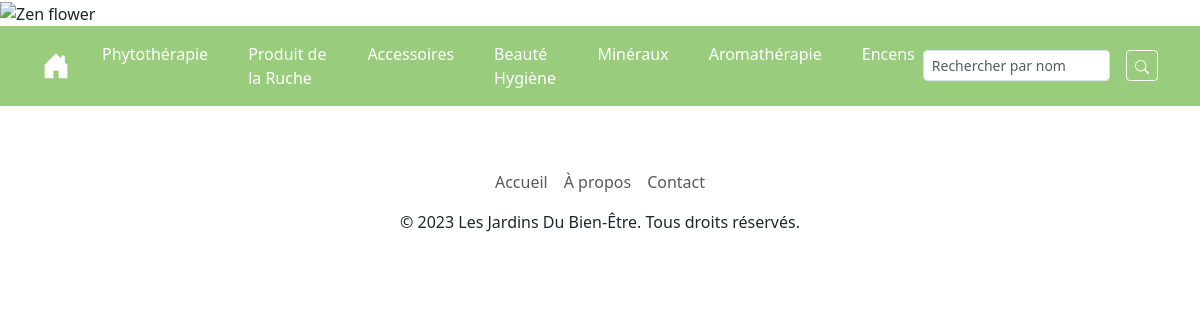
/?category=1, run on the app's committed database.
### tables this page shows
CREATE TABLE categories (
    id INT PRIMARY KEY AUTO_INCREMENT,
    nom VARCHAR(50) NOT NULL,
    produits VARCHAR(255)
);

### index.php (the view, shortened to what this page needs)
<?php
$servername = "localhost";
$username = "root";
$password = "";
$dbname = "jardin";
try {
    $conn = new PDO("mysql:host=$servername;dbname=$dbname", $username, $password);
    $conn->setAttribute(PDO::ATTR_ERRMODE, PDO::ERRMODE_EXCEPTION);
    $sql = "SELECT id, nom FROM categories";
    $stmt = $conn->query($sql);
    $categories = $stmt->fetchAll(PDO::FETCH_ASSOC);
    $searchTerm = isset($_GET['search']) ? $_GET['search'] : '';
} catch (PDOException $e) {
    echo "Connexion échouée : " . $e->getMessage();
}
?>
<!DOCTYPE html>
<html lang="fr">
<head>
    <link rel="stylesheet" href="style.css">
    <link href="https://cdn.jsdelivr.net/npm/bootstrap@5.3.0/dist/css/bootstrap.min.css" rel="stylesheet"
>
</head>
<body class="no-scroll">
    <div class="position-relative">
        <img src="../mvc/religious-zen-candle-flower.jpg" alt="Zen flower" class="custom-image img-fluid">
        <h1 class="position-absolute top-50 start-50 translate-middle text-white"> Les Jardins du Bien-Être</h1>
    </div>
    <nav class="navbar navbar-expand-md navbar-light" style="background-color: #99CD7D;">
        <div class="container">
            <div class="collapse navbar-collapse" id="navbarNav">
                <a href="index.php" class="home-link">
                </a>
                <ul class="navbar-nav d-flex flex-column flex-md-row">
                    <?php foreach ($categories as $category): ?>
                    <li class="nav-item ms-4"><a class="nav-link"
                            href="?category=<?php echo $category['id']; ?>"><?php echo $category['nom']; ?></a></li>
                    <?php endforeach; ?>
                </ul>
            </div>
            <form class="d-flex" action="" method="GET">
                <input class="form-control form-control-sm" type="text" name="search" placeholder="Rechercher par nom"
                    value="<?php echo htmlspecialchars($searchTerm); ?>">
                <button class="btn btn-outline-light btn-sm ms-3" type="submit" value="Rechercher">
                    <svg xmlns="http://www.w3.org/2000/svg" width="14" height="14" fill="white" class="bi bi-search"
                        viewBox="0 0 16 16">
                        <path
                            d="M11.742 10.344a6.5 6.5 0 1 0-1.397 1.398h-.001c.03.04.062.078.098.115l3.85 3.85a1 1 0 0 0 1.415-1.414l-3.85-3.85a1.007 1.007 0 0 0-.115-.1zM12 6.5a5.5 5.5 0 1 1-11 0 5.5 5.5 0 0 1 11 0Z" />
                    </svg>
                </button>
            </form>
        </div>
    </nav>
    <div class="container py-4">
    </div>
    <footer class="footer bottom">
        <nav class="navbar navbar-expand-lg">
            <div class="container">
                <ul class="navbar-nav mx-auto">
                    <li class="nav-item">
                        <a class="nav-link" href="#">Accueil</a>
                    </li>
                    <li class="nav-item">
                        <a class="nav-link" href="#">À propos</a>
                    </li>
                    <li class="nav-item">
                        <a class="nav-link" href="#">Contact</a>
                    </li>
                </ul>
            </div>
        </nav>
        <div class="container">
            <div class="row">
                <div class="col text-center">
                    <p>&copy; <?php echo date('Y'); ?> Les Jardins Du Bien-Être. Tous droits réservés.</p>
                </div>
            </div>
        </div>
    </footer>
</body>
</html>

### style.css (style rules this page uses)
.custom-image { width: 100%; max-height: 15vh; object-fit: cover; object-position: center; }
.navbar-light .navbar-nav .nav-link { color: white; }
.no-scroll { overscroll-behavior-x: none; overscroll-behavior-y: none; }

### data on the page
categories: nom "Phytothérapie"
categories: nom "Produit de la Ruche"
categories: nom "Accessoires"
categories: nom "Beauté Hygiène"
categories: nom "Minéraux"
categories: nom "Aromathérapie"
categories: nom "Encens"
